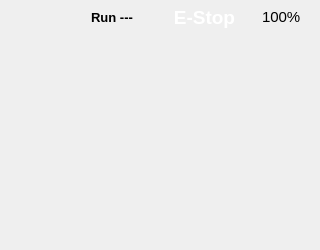
<?xml version="1.0" encoding="UTF-8"?>
<ui version="4.0">
 <class>MainWindow</class>
 <widget class="QDialog" name="MainWindow">
  <property name="geometry">
   <rect>
    <x>0</x>
    <y>0</y>
    <width>320</width>
    <height>250</height>
   </rect>
  </property>
  <property name="windowTitle">
   <string>Dialog</string>
  </property>
  <property name="styleSheet">
   <string>QDialog { background-image: url(:/background-inverted.png) }</string>
  </property>
  <property name="sizeGripEnabled">
   <bool>false</bool>
  </property>
  <property name="modal">
   <bool>false</bool>
  </property>
  <layout class="QVBoxLayout">
   <property name="spacing">
    <number>0</number>
   </property>
   <property name="margin">
    <number>0</number>
   </property>
   <item>
    <layout class="QHBoxLayout">
     <property name="spacing">
      <number>0</number>
     </property>
     <property name="sizeConstraint">
      <enum>QLayout::SetDefaultConstraint</enum>
     </property>
     <item>
      <widget class="QPushButton" name="ui_backButton">
       <property name="sizePolicy">
        <sizepolicy hsizetype="Fixed" vsizetype="Fixed">
         <horstretch>0</horstretch>
         <verstretch>0</verstretch>
        </sizepolicy>
       </property>
       <property name="minimumSize">
        <size>
         <width>54</width>
         <height>27</height>
        </size>
       </property>
       <property name="maximumSize">
        <size>
         <width>54</width>
         <height>27</height>
        </size>
       </property>
       <property name="focusPolicy">
        <enum>Qt::NoFocus</enum>
       </property>
       <property name="styleSheet">
        <string>QPushButton{
border:0px;
background-image:url(:/actions/back-wide.png);
color:black;
font-size:11pt;
text-align:left;
}
QPushButton:pressed{
border:1px solid black;
background-image:url(:/actions/back-wide.png);
color:black;
font-size:11pt;
text-align:left;
}</string>
       </property>
       <property name="text">
        <string/>
       </property>
       <property name="icon">
        <iconset>
         <normaloff/>
        </iconset>
       </property>
       <property name="iconSize">
        <size>
         <width>54</width>
         <height>27</height>
        </size>
       </property>
       <property name="flat">
        <bool>true</bool>
       </property>
      </widget>
     </item>
     <item>
      <spacer>
       <property name="orientation">
        <enum>Qt::Horizontal</enum>
       </property>
       <property name="sizeHint" stdset="0">
        <size>
         <width>40</width>
         <height>20</height>
        </size>
       </property>
      </spacer>
     </item>
     <item>
      <widget class="QPushButton" name="ui_runstopButton">
       <property name="enabled">
        <bool>true</bool>
       </property>
       <property name="sizePolicy">
        <sizepolicy hsizetype="Preferred" vsizetype="Fixed">
         <horstretch>0</horstretch>
         <verstretch>0</verstretch>
        </sizepolicy>
       </property>
       <property name="minimumSize">
        <size>
         <width>95</width>
         <height>30</height>
        </size>
       </property>
       <property name="maximumSize">
        <size>
         <width>95</width>
         <height>30</height>
        </size>
       </property>
       <property name="sizeIncrement">
        <size>
         <width>0</width>
         <height>0</height>
        </size>
       </property>
       <property name="baseSize">
        <size>
         <width>0</width>
         <height>0</height>
        </size>
       </property>
       <property name="focusPolicy">
        <enum>Qt::NoFocus</enum>
       </property>
       <property name="layoutDirection">
        <enum>Qt::LeftToRight</enum>
       </property>
       <property name="styleSheet">
        <string notr="true">QPushButton{
border:0px;
background-image:url(:/actions/rivet95x30L.png);
color:black;
font-size:10pt;
padding-left:5px;
font:bold;
}
QPushButton:checked{
border:0px;
background-image:url(:/actions/rivet95x30Green.png);
color:white;
font:bold;
}
QPushButton:disabled{
border:0px;
background-image:url(:/actions/rivet95x30L.png);
color:yellow;
font:bold;
}</string>
       </property>
       <property name="text">
        <string>Run ---</string>
       </property>
       <property name="checkable">
        <bool>true</bool>
       </property>
       <property name="flat">
        <bool>true</bool>
       </property>
      </widget>
     </item>
     <item>
      <widget class="QPushButton" name="ui_estopButton">
       <property name="sizePolicy">
        <sizepolicy hsizetype="Fixed" vsizetype="Fixed">
         <horstretch>0</horstretch>
         <verstretch>0</verstretch>
        </sizepolicy>
       </property>
       <property name="minimumSize">
        <size>
         <width>95</width>
         <height>30</height>
        </size>
       </property>
       <property name="maximumSize">
        <size>
         <width>95</width>
         <height>30</height>
        </size>
       </property>
       <property name="styleSheet">
        <string>QPushButton{
border:0px;
background-image:url(:/actions/rivet95x30Red.png);
color:white;
font:bold;
font-size:14pt;
}
QPushButton:pressed{
border:0px;
background-image:url(:/actions/rivet95x30D.png);
color:white;
}</string>
       </property>
       <property name="text">
        <string>E-Stop</string>
       </property>
      </widget>
     </item>
     <item>
      <spacer>
       <property name="orientation">
        <enum>Qt::Horizontal</enum>
       </property>
       <property name="sizeHint" stdset="0">
        <size>
         <width>40</width>
         <height>20</height>
        </size>
       </property>
      </spacer>
     </item>
     <item>
      <widget class="QPushButton" name="ui_closeButton">
       <property name="sizePolicy">
        <sizepolicy hsizetype="Fixed" vsizetype="Fixed">
         <horstretch>0</horstretch>
         <verstretch>0</verstretch>
        </sizepolicy>
       </property>
       <property name="minimumSize">
        <size>
         <width>60</width>
         <height>27</height>
        </size>
       </property>
       <property name="maximumSize">
        <size>
         <width>60</width>
         <height>27</height>
        </size>
       </property>
       <property name="focusPolicy">
        <enum>Qt::NoFocus</enum>
       </property>
       <property name="styleSheet">
        <string>QPushButton{
border:0px;
background-image:url(:/actions/close-wide.png);
color:black;
font-size:11pt;
text-align:left;
padding-left:2px;
}</string>
       </property>
       <property name="text">
        <string>100%</string>
       </property>
       <property name="iconSize">
        <size>
         <width>54</width>
         <height>27</height>
        </size>
       </property>
       <property name="autoExclusive">
        <bool>false</bool>
       </property>
       <property name="default">
        <bool>false</bool>
       </property>
       <property name="flat">
        <bool>true</bool>
       </property>
      </widget>
     </item>
    </layout>
   </item>
   <item>
    <widget class="QWidget" name="ui_widget" native="true">
     <property name="sizePolicy">
      <sizepolicy hsizetype="Expanding" vsizetype="Expanding">
       <horstretch>0</horstretch>
       <verstretch>0</verstretch>
      </sizepolicy>
     </property>
     <property name="minimumSize">
      <size>
       <width>320</width>
       <height>213</height>
      </size>
     </property>
     <property name="maximumSize">
      <size>
       <width>320</width>
       <height>213</height>
      </size>
     </property>
     <property name="styleSheet">
      <string/>
     </property>
    </widget>
   </item>
  </layout>
 </widget>
 <resources/>
 <connections/>
</ui>
